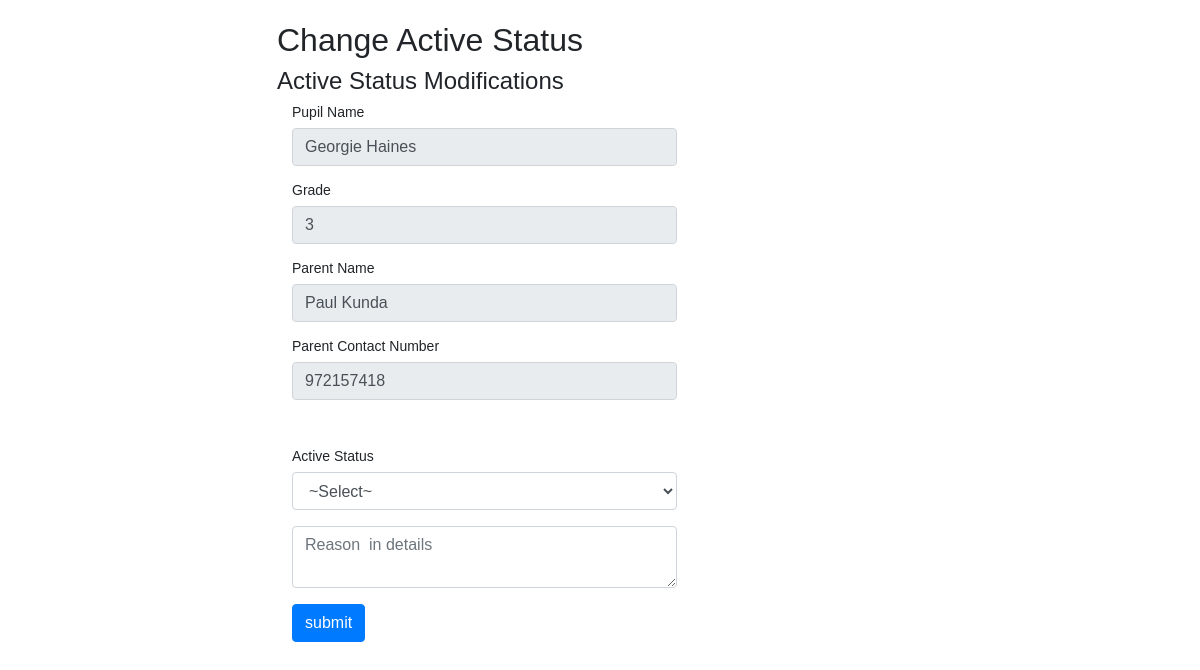
The page /teacher/activeStatus.php?id=6 on the database its author committed.
### tables this page shows
CREATE TABLE `pupil` (
  `pupilID` int(11) NOT NULL,
  `pupilName` varchar(50) NOT NULL,
  `parentID` int(11) NOT NULL,
  `dateOfBirth` varchar(10) NOT NULL,
  `grade` int(11) NOT NULL,
  `yearStarted` varchar(20) NOT NULL,
  `dateModified` date DEFAULT NULL,
  `activeStatus` varchar(20) DEFAULT 'active'
);

CREATE TABLE `parent` (
  `parentID` int(11) NOT NULL,
  `parentName` varchar(50) NOT NULL,
  `phoneNumber` varchar(20) NOT NULL,
  `address` varchar(20) NOT NULL,
  `dateCreated` varchar(100) NOT NULL
);

### teacher/activeStatus.php (the view, shortened to what this page needs)
<?php
    require_once "../includes/config.php";
    if(isset($_GET['id'])){
        $pupilID = $_GET['id'];
        $pupilName = '';
        $parentName = '';
        $parentPhoneNumber = '';
        $grade = '';
        $SQL = "SELECT * FROM pupil, parent WHERE pupil.pupilID = '$pupilID' AND pupil.parentID = parent.parentID";
        $results = mysqli_query($mysqli, $SQL);
        if(mysqli_num_rows($results) > 0){
            while($rows = mysqli_fetch_assoc($results)){
                $pupilName = $rows['pupilName'];
                $parentName = $rows['parentName'];
                $parentPhoneNumber = $rows['phoneNumber'];
                $grade = $rows['grade'];
            }
        }
    }
?>
<!DOCTYPE html>
<html lang="en">
<head>
<link rel="stylesheet" href="https://maxcdn.bootstrapcdn.com/bootstrap/4.0.0/css/bootstrap.min.css">
</head>
<body>
<div class="container">
    <div class="wrapper">
        <h2>Change Active Status</h2>
        <form class="form-group" action="" method="POST">
            <h4> Active Status Modifications </h4>
			<div class="col-sm-6">
                <label>Pupil Name</label>
				<input type="text" name="fullName" readonly value="<?php echo $pupilName; ?>" placeholder="Pupil" class="form-control">
			</div><br>
            <div class="col-sm-6">
                <label>Grade</label>
				<input type="text" readonly value="<?php echo $grade; ?>" placeholder="Grade" class="form-control">
			</div><br>
			<div class="col-sm-6">
               <label>Parent Name</label>
				<input type="text" name="parentName" readonly value="<?php echo $parentName; ?>" placeholder="Parent Name" class="form-control">
			</div>
			<br>
			<div class="col-sm-6">
            <label>Parent Contact Number</label>
				<input type="text" name="phoneNumber" readonly value="<?php echo $parentPhoneNumber; ?>" placeholder="Phone Number" class="form-control">
			</div>
			<br><br><br>
            <div class="col-sm-6">
            <label>Active Status</label>
                <select name="activeStatus" class="form-control" onChange="accountSelect(this)">
                        <option id="select">
                            ~Select~
                        </option>
                </select>
			</div><br>
            <div class="col-sm-6">
                <textarea name="reasonDetails" placeholder="Reason  in details" required class="form-control"></textarea>
            </div>
            <br>
            <div class="col-sm-6">
            <input class="btn btn-primary" type="submit" name="submit" value="submit" />
            </div>
        </form>
    </div>
</div>
</body>
</html>

### teacher/activeStatus.php (style rules this page uses)
body { font: 14px sans-serif; }
.wrapper { width: 850px; padding: 10px; margin-left: 20%; margin-top:1% }

### rows shown on the page
pupil: fullName "Georgie Haines", grade "3", parentName "Paul Kunda", phoneNumber "972157418"
